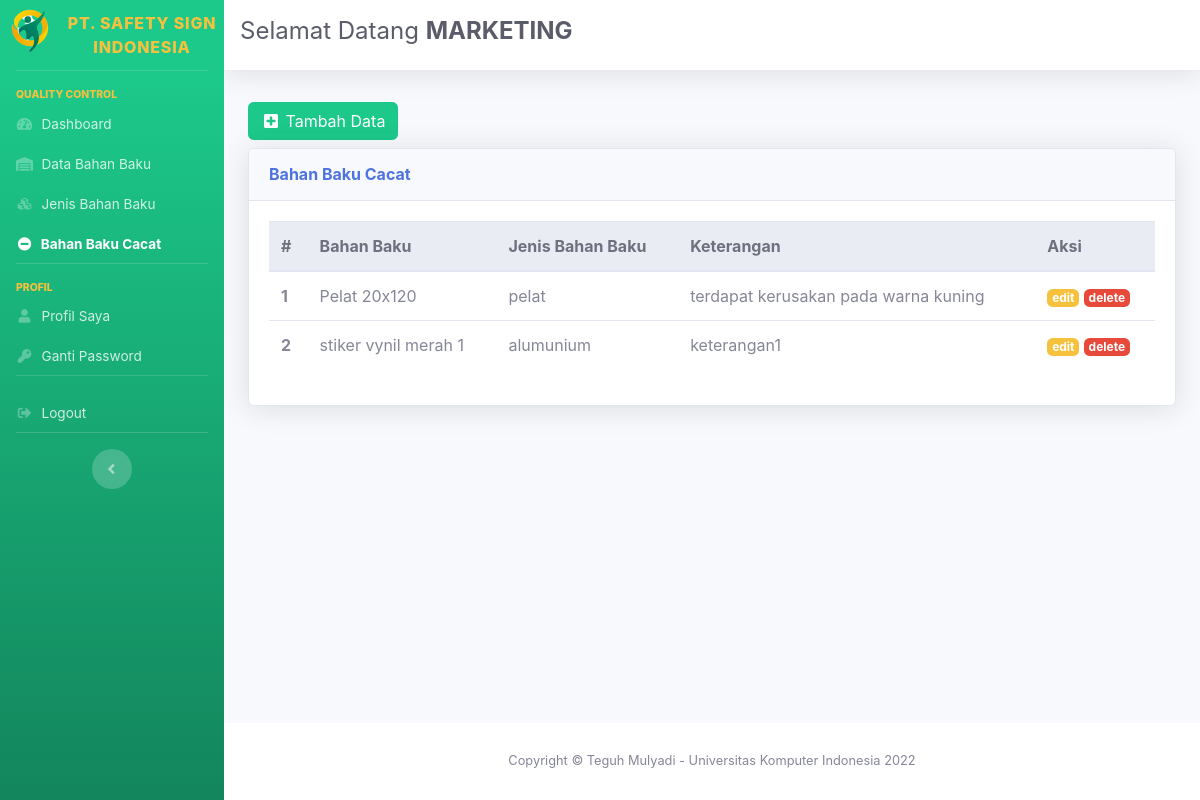
/qc/index.php?menu=bahan_baku_cacat&action=tampil (signed in), run on an earlier commit of the app's database.
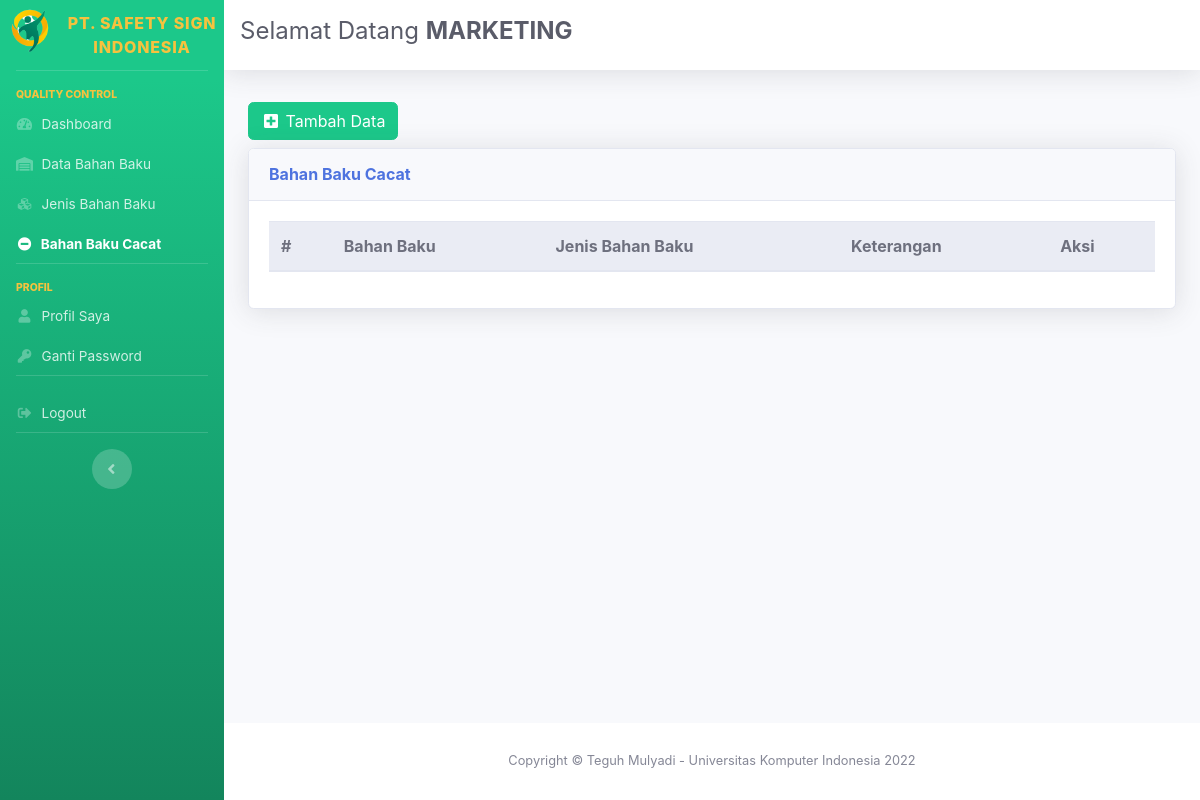
And on a later commit of the database.
### tables this page shows
CREATE TABLE `tbl_bahan_baku_cacat` (
  `id_bahan_baku_cacat` int(11) NOT NULL,
  `keterangan` text NOT NULL,
  `id_bahan_baku` int(11) NOT NULL
);

CREATE TABLE `tbl_bahan_baku` (
  `id_bahan_baku` int(11) NOT NULL,
  `id_jenis_bahan_baku` int(11) NOT NULL,
  `nama_bahan_baku` varchar(75) NOT NULL,
  `stok` int(11) NOT NULL,
  `tgk_masuk` date NOT NULL
);

CREATE TABLE `tbl_jenis_bahan_baku` (
  `id_jenis_bahan_baku` int(11) NOT NULL,
  `nama_jenis_bahan_baku` varchar(128) NOT NULL
);

### qc/tampil_data_bahan_baku_cacat.php (the view)
<?php
include 'config.php';
$sql = "SELECT * FROM tbl_bahan_baku_cacat
        JOIN tbl_bahan_baku ON tbl_bahan_baku_cacat.id_bahan_baku=tbl_bahan_baku.id_bahan_baku
        JOIN tbl_jenis_bahan_baku ON tbl_bahan_baku.id_jenis_bahan_baku=tbl_jenis_bahan_baku.id_jenis_bahan_baku";
$hasil = mysqli_query($con, $sql);
?>
<a href="?menu=bahan_baku_cacat&action=tambah" class="btn btn-success my-2">
    <i class="fas fa-fw fa-plus-square"></i>
    <span>Tambah Data</span>
</a>
<div class="card shadow mb-4">
    <div class="card-header py-3">
        <h6 class="m-0 font-weight-bold text-primary">Bahan Baku Cacat</h6>
    </div>
    <div class="card-body">
        <div class="table-responsive">
            <table class="table table-hover" id="dataTable" width="100%" cellspacing="0">
                <thead class="thead-light">
                    <tr>
                        <th>#</th>
                        <th>Bahan Baku</th>
                        <th>Jenis Bahan Baku</th>
                        <th>Keterangan</th>
                        <th>Aksi</th>
                    </tr>
                </thead>
                <tbody>
                    <?php
                    $i = 1;
                    while ($row = mysqli_fetch_assoc($hasil)) {
                        ?>
                        <tr>
                            <th scope="row"><?= $i++ ?></th>
                            <td><?= $row['nama_bahan_baku']; ?></td>
                            <td><?= $row['nama_jenis_bahan_baku']; ?></td>
                            <td><?= $row['keterangan']; ?></td>
                            <td>
                                <a href="?menu=bahan_baku_cacat&action=edit&id=<?= $row['id_bahan_baku_cacat'] ?>" class="badge badge-warning">edit</a>
                                <a href="proses_delete_data_bahan_baku_cacat.php?id=<?= $row['id_bahan_baku_cacat'] ?>" class="badge badge-danger" onclick="return confirm('Yakin delete?');">delete</a>
                            </td>
                        </tr>
                    <?php }
                    ?>
                </tbody>
            </table>
        </div>
    </div>
</div>

What changed in the data, as far as the page shows it:
removed tbl_bahan_baku_cacat: id_bahan_baku.nama_bahan_baku "Pelat 20x120", tbl_jenis_bahan_baku.nama_jenis_bahan_baku "pelat", keterangan "terdapat kerusakan pada warna kuning"
removed tbl_bahan_baku_cacat: id_bahan_baku.nama_bahan_baku "stiker vynil merah 1", tbl_jenis_bahan_baku.nama_jenis_bahan_baku "alumunium", keterangan "keterangan1"
